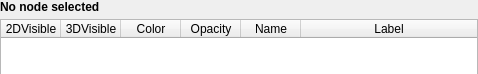
<?xml version="1.0" encoding="UTF-8"?>
<ui version="4.0">
 <class>qMRMLSegmentsTableView</class>
 <widget class="QWidget" name="qMRMLSegmentsTableView">
  <property name="geometry">
   <rect>
    <x>0</x>
    <y>0</y>
    <width>478</width>
    <height>74</height>
   </rect>
  </property>
  <property name="sizePolicy">
   <sizepolicy hsizetype="Preferred" vsizetype="MinimumExpanding">
    <horstretch>0</horstretch>
    <verstretch>0</verstretch>
   </sizepolicy>
  </property>
  <property name="minimumSize">
   <size>
    <width>0</width>
    <height>74</height>
   </size>
  </property>
  <property name="windowTitle">
   <string>qMRMLSegmentsTableView</string>
  </property>
  <layout class="QGridLayout" name="gridLayout">
   <property name="leftMargin">
    <number>0</number>
   </property>
   <property name="topMargin">
    <number>0</number>
   </property>
   <property name="rightMargin">
    <number>0</number>
   </property>
   <property name="bottomMargin">
    <number>0</number>
   </property>
   <item row="0" column="0">
    <widget class="QLabel" name="SegmentsTableMessageLabel">
     <property name="sizePolicy">
      <sizepolicy hsizetype="Preferred" vsizetype="Fixed">
       <horstretch>0</horstretch>
       <verstretch>0</verstretch>
      </sizepolicy>
     </property>
     <property name="minimumSize">
      <size>
       <width>0</width>
       <height>13</height>
      </size>
     </property>
     <property name="font">
      <font>
       <weight>75</weight>
       <bold>true</bold>
      </font>
     </property>
     <property name="text">
      <string>No node selected</string>
     </property>
    </widget>
   </item>
   <item row="1" column="0">
    <widget class="QTableWidget" name="SegmentsTable">
     <property name="sizePolicy">
      <sizepolicy hsizetype="Ignored" vsizetype="MinimumExpanding">
       <horstretch>0</horstretch>
       <verstretch>1</verstretch>
      </sizepolicy>
     </property>
     <property name="minimumSize">
      <size>
       <width>0</width>
       <height>56</height>
      </size>
     </property>
     <property name="maximumSize">
      <size>
       <width>16777215</width>
       <height>16777215</height>
      </size>
     </property>
     <property name="alternatingRowColors">
      <bool>true</bool>
     </property>
     <property name="columnCount">
      <number>6</number>
     </property>
     <attribute name="horizontalHeaderDefaultSectionSize">
      <number>60</number>
     </attribute>
     <attribute name="horizontalHeaderStretchLastSection">
      <bool>true</bool>
     </attribute>
     <attribute name="verticalHeaderVisible">
      <bool>false</bool>
     </attribute>
     <column>
      <property name="text">
       <string>2DVisible</string>
      </property>
     </column>
     <column>
      <property name="text">
       <string>3DVisible</string>
      </property>
     </column>
     <column>
      <property name="text">
       <string>Color</string>
      </property>
     </column>
     <column>
      <property name="text">
       <string>Opacity</string>
      </property>
     </column>
     <column>
      <property name="text">
       <string>Name</string>
      </property>
     </column>
     <column>
      <property name="text">
       <string>Label</string>
      </property>
     </column>
    </widget>
   </item>
  </layout>
 </widget>
 <resources/>
 <connections/>
</ui>
